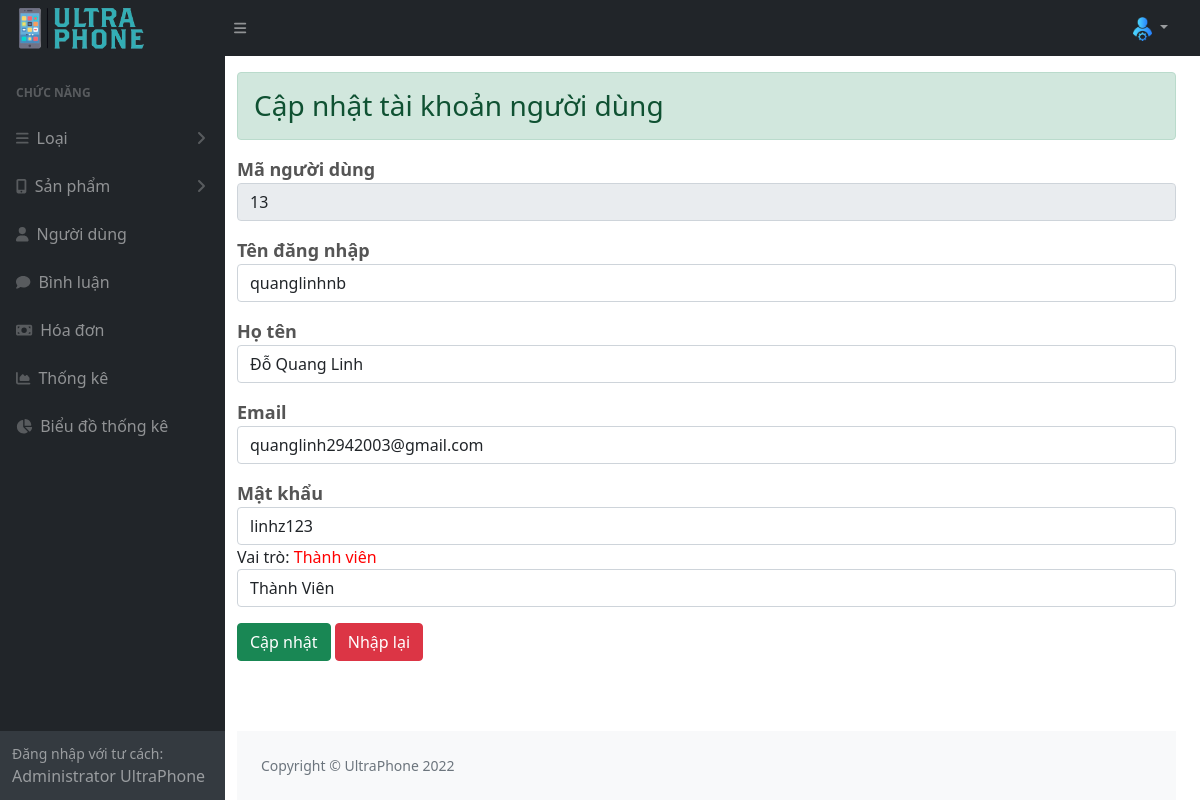
The app's page /admin/index.php?act=edituser&id_user=13, older data.
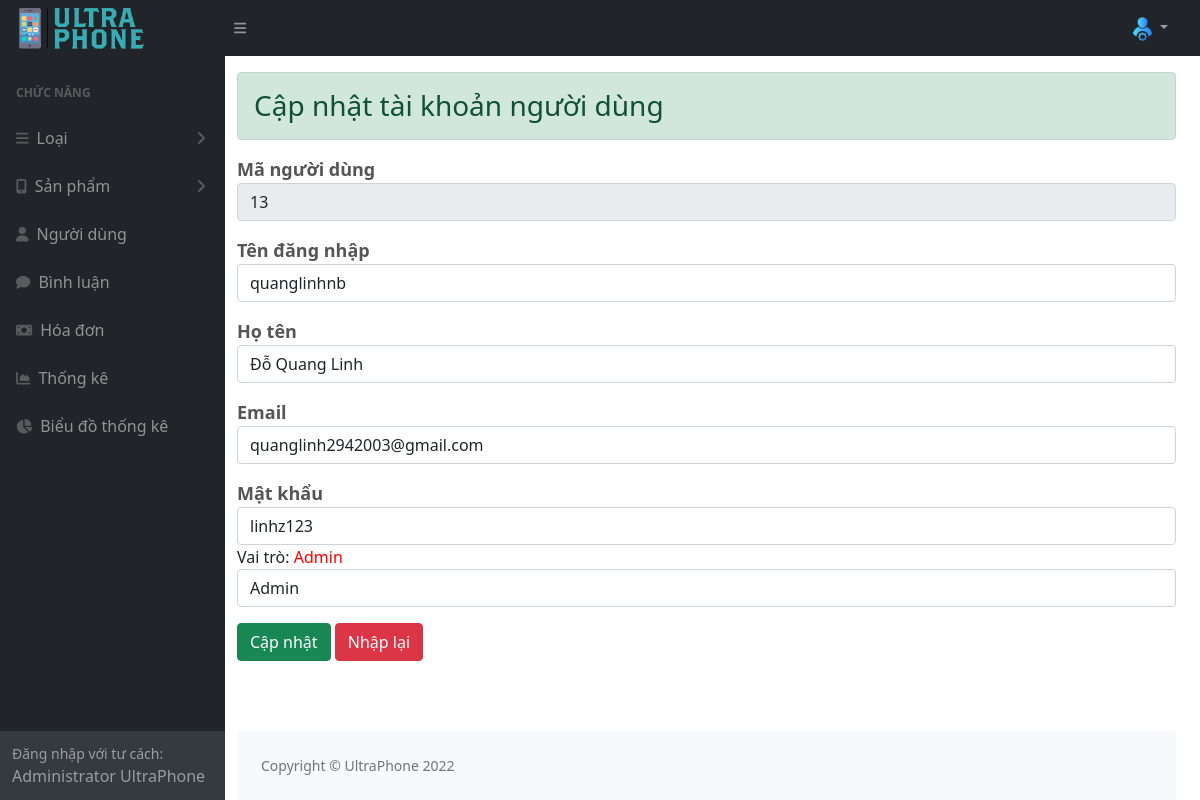
The same page, newer data.
### tables this page shows
CREATE TABLE `user` (
  `id_user` int(11) NOT NULL,
  `user_name` varchar(50) NOT NULL,
  `password` varchar(50) NOT NULL,
  `full_name` varchar(255) NOT NULL,
  `sex` tinyint(4) NOT NULL DEFAULT 0,
  `email_user` varchar(255) NOT NULL,
  `address` varchar(255) NOT NULL,
  `phone_user` varchar(25) NOT NULL,
  `img_user` varchar(255) NOT NULL,
  `register_date` date DEFAULT NULL,
  `last_login` date DEFAULT NULL,
  `role` tinyint(1) NOT NULL DEFAULT 0
);

### admin/model/pdo.php (called while the page is built, shortened)
<?php
function pdo_get_connection(){
    $dburl = "mysql:host=127.0.0.1;dbname=ultraphone;charset=utf8";
    $username = 'root';
    $password = '';
    $conn = new PDO($dburl, $username, $password);
    $conn->setAttribute(PDO::ATTR_ERRMODE, PDO::ERRMODE_EXCEPTION);
    return $conn;
}
function pdo_query_one($sql){
    $sql_args = array_slice(func_get_args(), 1);
    try{
        $conn = pdo_get_connection();
        $stmt = $conn->prepare($sql);
        $stmt->execute($sql_args);
        $row = $stmt->fetch(PDO::FETCH_ASSOC);
        return $row;
    }
    catch(PDOException $e){
        throw $e;
    }
    finally{
        unset($conn);
    }
}

### admin/model/nguoidung.php (called while the page is built, shortened)
<?php
function loadone_user($id_user)
{
    $sql = "SELECT * FROM user WHERE id_user=" . $id_user;
    $user = pdo_query_one($sql);
    return $user;
}
?>

### admin/view/nguoidung/update.php (the view, shortened to what this page needs)
<div id="layoutSidenav_content" class="container-fluid">
  <div class="container-fluid mt-3">
    <div>
      <h3 class="alert alert-success">Cập nhật tài khoản người dùng</h3>
    </div>
    <div class="form-addcate">
      <form action="index.php?act=updateuser" method="post">
        <?php if (is_array($user))
          extract($user);
        ?>
        <div class="form-group mt-3">
          <label for="formGroupExampleInput" class="font-lb">Mã người dùng</label>
          <input type="text" name="id_user" class="form-control" placeholder="Mã KH(auto increase)" value="<?= $id_user ?>" disabled>
        </div>
        <div class="form-group mt-3">
          <label for="formGroupExampleInput" class="font-lb">Tên đăng nhập</label>
          <input type="text" name="user_name" class="form-control" placeholder="Nhập tên dùng để đăng nhập" value="<?= $user_name ?>">
        </div>
        <div class="form-group mt-3">
          <label for="formGroupExampleInput" class="font-lb">Họ tên</label>
          <input type="text" name="full_name" class="form-control" placeholder="Nhập họ và tên người dùng" value="<?= $full_name ?>">
        </div>
        <div class="form-group mt-3">
          <label for="formGroupExampleInput" class="font-lb">Email</label>
          <input type="email" name="email_user" class="form-control" placeholder="Nhập email người dùng" value="<?= $email_user ?>">
        </div>
        <div class="form-group mt-3">
          <label for="formGroupExampleInput" class="font-lb">Mật khẩu</label>
          <input type="text" name="password" class="form-control" placeholder="Nhập mật khẩu muốn thay đổi" value="<?= $password ?>">
        </div>
            <div class="form-group">
              <label for="">Vai trò: <span style="color:red">
              <?php if ($role == 1) {
              echo "Admin";
              } else {
              echo "Thành viên"; } ?></span></label>
              <select required class="form-control" name="role" id="">
                <?php $arr = array('0' => 'Thành Viên', '1' => 'Admin'); ?>
                <?php foreach ($arr as $key => $value) { ?>
                  <option value="<?php echo $key; ?>" <?php echo $key ==  $role ? ' selected="selected"' : ''; ?>><?php echo $value; ?></option>
                <?php } ?>
              </select>
            </div>
        <div class="wrap-btn">
          <input type="submit" name="btn_update" class="btn btn-success mt-3" value="Cập nhật">
          <input type="reset" class="btn btn-danger mt-3" value="Nhập lại">
        </div>
      </form>
    </div>
    <div class="pb-70"></div>
    <div class="col">

Row changes from the older to the newer data that the page shows:
changed user "quanglinhnb": role "Thành Viên" → "Admin"
Text that changed along with them:
text no longer shown: "Thành viên"
text now shown: "Admin"
